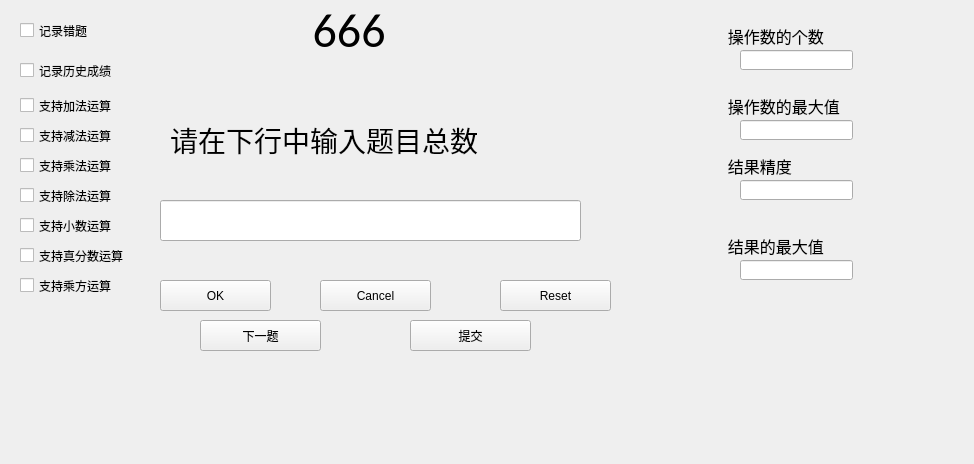
<?xml version="1.0" encoding="UTF-8"?>
<ui version="4.0">
 <class>Widget</class>
 <widget class="QWidget" name="Widget">
  <property name="geometry">
   <rect>
    <x>0</x>
    <y>0</y>
    <width>974</width>
    <height>464</height>
   </rect>
  </property>
  <property name="windowTitle">
   <string>Widget</string>
  </property>
  <widget class="QLineEdit" name="lineEdit_2">
   <property name="geometry">
    <rect>
     <x>160</x>
     <y>200</y>
     <width>421</width>
     <height>41</height>
    </rect>
   </property>
   <property name="font">
    <font>
     <family>Calibri</family>
     <pointsize>26</pointsize>
    </font>
   </property>
   <property name="text">
    <string/>
   </property>
  </widget>
  <widget class="QPushButton" name="pushButton">
   <property name="geometry">
    <rect>
     <x>160</x>
     <y>280</y>
     <width>111</width>
     <height>31</height>
    </rect>
   </property>
   <property name="text">
    <string>OK</string>
   </property>
  </widget>
  <widget class="QPushButton" name="pushButton_2">
   <property name="geometry">
    <rect>
     <x>320</x>
     <y>280</y>
     <width>111</width>
     <height>31</height>
    </rect>
   </property>
   <property name="text">
    <string>Cancel</string>
   </property>
  </widget>
  <widget class="QPushButton" name="pushButton_3">
   <property name="geometry">
    <rect>
     <x>500</x>
     <y>280</y>
     <width>111</width>
     <height>31</height>
    </rect>
   </property>
   <property name="text">
    <string>Reset</string>
   </property>
  </widget>
  <widget class="QPushButton" name="pushButton_4">
   <property name="enabled">
    <bool>true</bool>
   </property>
   <property name="geometry">
    <rect>
     <x>200</x>
     <y>320</y>
     <width>121</width>
     <height>31</height>
    </rect>
   </property>
   <property name="text">
    <string>下一题</string>
   </property>
   <property name="default">
    <bool>false</bool>
   </property>
  </widget>
  <widget class="QPushButton" name="pushButton_5">
   <property name="geometry">
    <rect>
     <x>410</x>
     <y>320</y>
     <width>121</width>
     <height>31</height>
    </rect>
   </property>
   <property name="text">
    <string>提交</string>
   </property>
  </widget>
  <widget class="QLabel" name="label">
   <property name="geometry">
    <rect>
     <x>150</x>
     <y>10</y>
     <width>401</width>
     <height>41</height>
    </rect>
   </property>
   <property name="font">
    <font>
     <family>Calibri</family>
     <pointsize>36</pointsize>
    </font>
   </property>
   <property name="text">
    <string>               666</string>
   </property>
  </widget>
  <widget class="QLabel" name="label_2">
   <property name="geometry">
    <rect>
     <x>173</x>
     <y>70</y>
     <width>401</width>
     <height>31</height>
    </rect>
   </property>
   <property name="font">
    <font>
     <pointsize>30</pointsize>
    </font>
   </property>
   <property name="text">
    <string/>
   </property>
  </widget>
  <widget class="QCheckBox" name="checkBox">
   <property name="geometry">
    <rect>
     <x>20</x>
     <y>20</y>
     <width>101</width>
     <height>21</height>
    </rect>
   </property>
   <property name="text">
    <string>记录错题</string>
   </property>
  </widget>
  <widget class="QCheckBox" name="checkBox_2">
   <property name="geometry">
    <rect>
     <x>20</x>
     <y>60</y>
     <width>101</width>
     <height>21</height>
    </rect>
   </property>
   <property name="text">
    <string>记录历史成绩</string>
   </property>
  </widget>
  <widget class="QLabel" name="label_3">
   <property name="geometry">
    <rect>
     <x>170</x>
     <y>99</y>
     <width>411</width>
     <height>81</height>
    </rect>
   </property>
   <property name="font">
    <font>
     <pointsize>21</pointsize>
    </font>
   </property>
   <property name="text">
    <string>请在下行中输入题目总数</string>
   </property>
  </widget>
  <widget class="QLabel" name="label_4">
   <property name="geometry">
    <rect>
     <x>710</x>
     <y>20</y>
     <width>181</width>
     <height>31</height>
    </rect>
   </property>
   <property name="font">
    <font>
     <pointsize>12</pointsize>
    </font>
   </property>
   <property name="text">
    <string>    操作数的个数</string>
   </property>
  </widget>
  <widget class="QLineEdit" name="lineEdit">
   <property name="geometry">
    <rect>
     <x>740</x>
     <y>50</y>
     <width>113</width>
     <height>20</height>
    </rect>
   </property>
  </widget>
  <widget class="QLabel" name="label_5">
   <property name="geometry">
    <rect>
     <x>710</x>
     <y>90</y>
     <width>181</width>
     <height>31</height>
    </rect>
   </property>
   <property name="font">
    <font>
     <pointsize>12</pointsize>
    </font>
   </property>
   <property name="text">
    <string>    操作数的最大值</string>
   </property>
  </widget>
  <widget class="QLineEdit" name="lineEdit_3">
   <property name="geometry">
    <rect>
     <x>740</x>
     <y>120</y>
     <width>113</width>
     <height>20</height>
    </rect>
   </property>
  </widget>
  <widget class="QLabel" name="label_7">
   <property name="geometry">
    <rect>
     <x>710</x>
     <y>150</y>
     <width>181</width>
     <height>31</height>
    </rect>
   </property>
   <property name="font">
    <font>
     <pointsize>12</pointsize>
    </font>
   </property>
   <property name="text">
    <string>    结果精度</string>
   </property>
  </widget>
  <widget class="QLineEdit" name="lineEdit_5">
   <property name="geometry">
    <rect>
     <x>740</x>
     <y>180</y>
     <width>113</width>
     <height>20</height>
    </rect>
   </property>
  </widget>
  <widget class="QLabel" name="label_8">
   <property name="geometry">
    <rect>
     <x>710</x>
     <y>230</y>
     <width>181</width>
     <height>31</height>
    </rect>
   </property>
   <property name="font">
    <font>
     <pointsize>12</pointsize>
    </font>
   </property>
   <property name="text">
    <string>    结果的最大值</string>
   </property>
  </widget>
  <widget class="QLineEdit" name="lineEdit_6">
   <property name="geometry">
    <rect>
     <x>740</x>
     <y>260</y>
     <width>113</width>
     <height>20</height>
    </rect>
   </property>
  </widget>
  <widget class="QCheckBox" name="checkBox_3">
   <property name="geometry">
    <rect>
     <x>20</x>
     <y>210</y>
     <width>121</width>
     <height>31</height>
    </rect>
   </property>
   <property name="text">
    <string>支持小数运算</string>
   </property>
  </widget>
  <widget class="QCheckBox" name="checkBox_4">
   <property name="geometry">
    <rect>
     <x>20</x>
     <y>240</y>
     <width>121</width>
     <height>31</height>
    </rect>
   </property>
   <property name="text">
    <string>支持真分数运算</string>
   </property>
  </widget>
  <widget class="QCheckBox" name="checkBox_5">
   <property name="geometry">
    <rect>
     <x>20</x>
     <y>270</y>
     <width>121</width>
     <height>31</height>
    </rect>
   </property>
   <property name="text">
    <string>支持乘方运算</string>
   </property>
  </widget>
  <widget class="QCheckBox" name="checkBox_6">
   <property name="geometry">
    <rect>
     <x>20</x>
     <y>90</y>
     <width>121</width>
     <height>31</height>
    </rect>
   </property>
   <property name="text">
    <string>支持加法运算</string>
   </property>
  </widget>
  <widget class="QCheckBox" name="checkBox_7">
   <property name="geometry">
    <rect>
     <x>20</x>
     <y>120</y>
     <width>121</width>
     <height>31</height>
    </rect>
   </property>
   <property name="text">
    <string>支持减法运算</string>
   </property>
  </widget>
  <widget class="QCheckBox" name="checkBox_8">
   <property name="geometry">
    <rect>
     <x>20</x>
     <y>150</y>
     <width>121</width>
     <height>31</height>
    </rect>
   </property>
   <property name="text">
    <string>支持乘法运算</string>
   </property>
  </widget>
  <widget class="QCheckBox" name="checkBox_9">
   <property name="geometry">
    <rect>
     <x>20</x>
     <y>180</y>
     <width>121</width>
     <height>31</height>
    </rect>
   </property>
   <property name="text">
    <string>支持除法运算</string>
   </property>
  </widget>
 </widget>
 <layoutdefault spacing="6" margin="11"/>
 <resources/>
 <connections/>
</ui>
